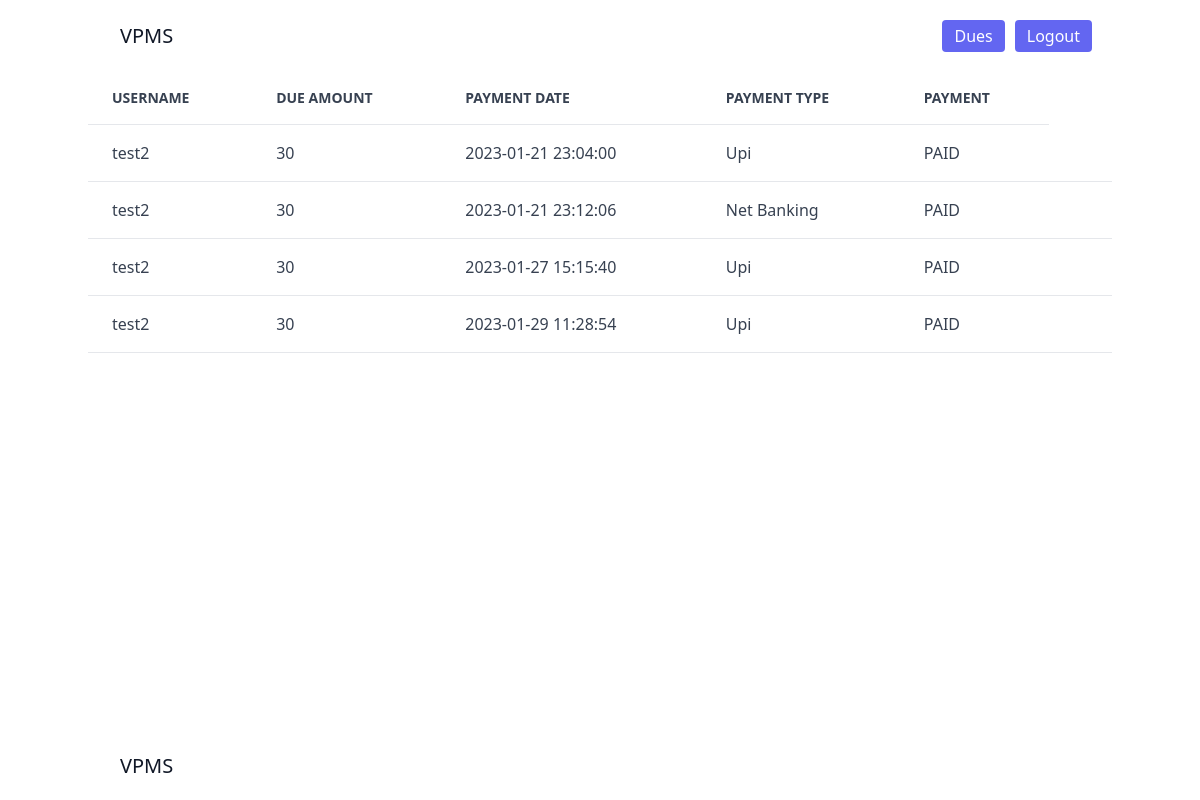
Screenshot of /dues (signed in) with the database file from the repository.
### app/models.py (models this page shows, shortened)
class Payment(db.Model):
    __tablename__ = 'payment'
    id = db.Column(db.Integer, primary_key = True)
    username = db.Column(db.String(20), index = True, nullable = False)
    charge = db.Column(db.Float, nullable = False)
    paid = db.Column(db.String(10), index = True, nullable = False)
    paymentDate = db.Column(db.DateTime, nullable = True, index = True)
    paymentType = db.Column(db.String(10), index = True, nullable = True)
    paymentID = db.Column(db.Integer)

### app/routes.py (the view)
@app.route('/dues', methods=['GET', 'POST'])
@login_required
def dues():
            dueData = Payment.query.filter_by(username=current_user.name).all()
            return render_template('dues.html',title='Dues',dueData=dueData)

### app/models.py (called while the page is built)
@login.user_loader
def load_user(id):
    return User.query.get(int(id))

### app/templates/dues.html (shortened to what this page needs)
{% extends "base.html" %}
{% block content %}
<section class="text-gray-700 body-font">
    {% if dueData|length < 1 %}
    <h4 class="text-2xl font-medium title-font mb-4 text-gray-900 tracking-widest" style="text-align: center">NO VEHICLES PARKED!</h4>
    {% else %}
    <div class="container mx-auto flex">
        <table id="myTable" class="text-left w-full border-collapse">
            <thead>
                <tr>
                    <th class="py-4 px-6 bg-grey-lightest font-bold uppercase text-sm text-grey-dark border-b border-grey-light">Username</th>
                    <th class="py-4 px-6 bg-grey-lightest font-bold uppercase text-sm text-grey-dark border-b border-grey-light">Due Amount</th>
                    <th class="py-4 px-6 bg-grey-lightest font-bold uppercase text-sm text-grey-dark border-b border-grey-light">Payment Date</th>
                    <th class="py-4 px-6 bg-grey-lightest font-bold uppercase text-sm text-grey-dark border-b border-grey-light">Payment Type</th>
                    <th class="py-4 px-6 bg-grey-lightest font-bold uppercase text-sm text-grey-dark border-b border-grey-light">Payment</th>
                </tr>
            </thead>
            <tbody>
                {% for data in dueData %}
                <tr class="hover:bg-grey-lighter">
                    <td class="py-4 px-6 border-b border-grey-light">{{ data.username }}</td>
                    <td class="py-4 px-6 border-b border-grey-light">{{ data.charge }}</td>
                    <td class="py-4 px-6 border-b border-grey-light">{{ data.paymentDate }}</td>
                    <td class="py-4 px-6 border-b border-grey-light">{{ data.paymentType }}</td>
                    <td class="py-4 px-6 border-b border-grey-light">{{ data.paid }}</td>
                    <td class="py-4 px-6 border-b border-grey-light"></td>
                </tr>
                {% endfor %}
            </tbody>
        </table>
    </div>
    {% endif %}
</section>
{% endblock %}

### rows the page displays
Payment: username "test2", charge "30", paymentDate "2023-01-21 23:04:00", paymentType "Upi", paid "PAID"
Payment: username "test2", charge "30", paymentDate "2023-01-21 23:12:06", paymentType "Net Banking", paid "PAID"
Payment: username "test2", charge "30", paymentDate "2023-01-27 15:15:40", paymentType "Upi", paid "PAID"
Payment: username "test2", charge "30", paymentDate "2023-01-29 11:28:54", paymentType "Upi", paid "PAID"
